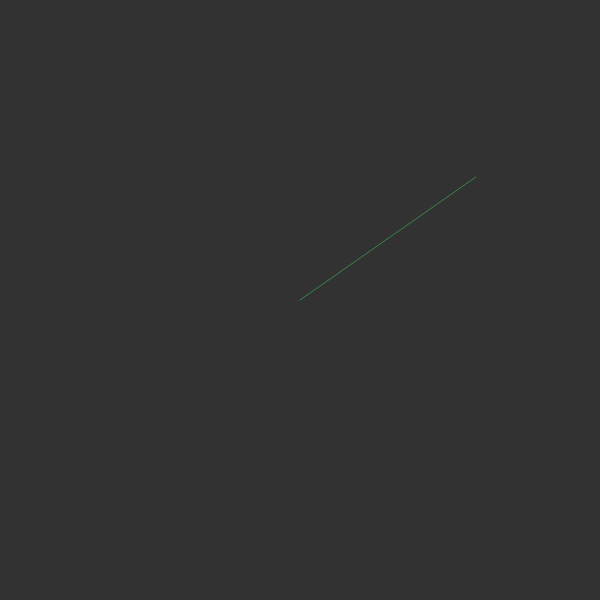
Frame 1 (no input)
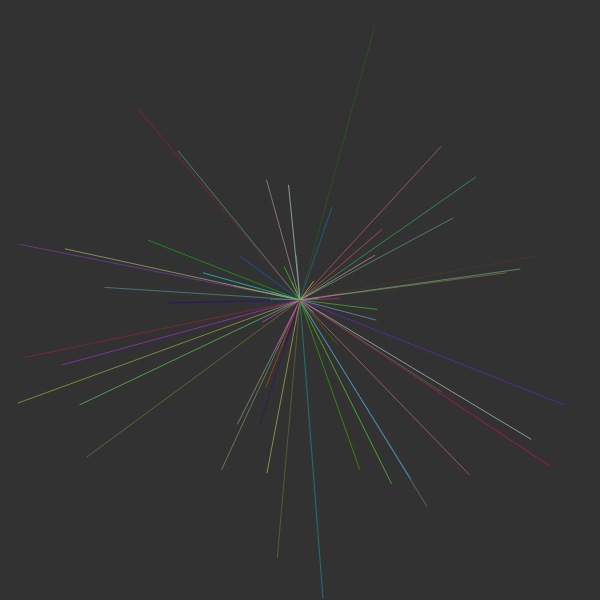
Frame 60 (no input)
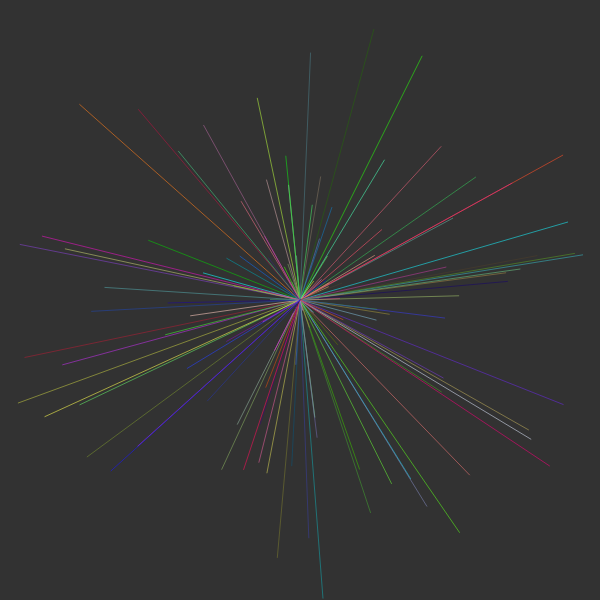
Frame 120 (the mouse pressed at the canvas centre since frame 60)

The p5.js sketch that drew these frames (run headless with seeded random() and noise() and a simulated clock; from frame 60 on, the mouse is pressed at the canvas centre):

// p5.js sketch
// ── sketch.js
var arrow;

function setup() {
    createCanvas(600, 600);
    background(50);
    
    //strokeWeight(4);
    stroke(255);
}


function draw() {
    translate(width/2, height/2);
    
    arrow = p5.Vector.random2D();
    arrow.mult(random(300));
    
    stroke(random(255), random(255), random(255), 150);
;
    
    line(0, 0, arrow.x, arrow.y);

}
